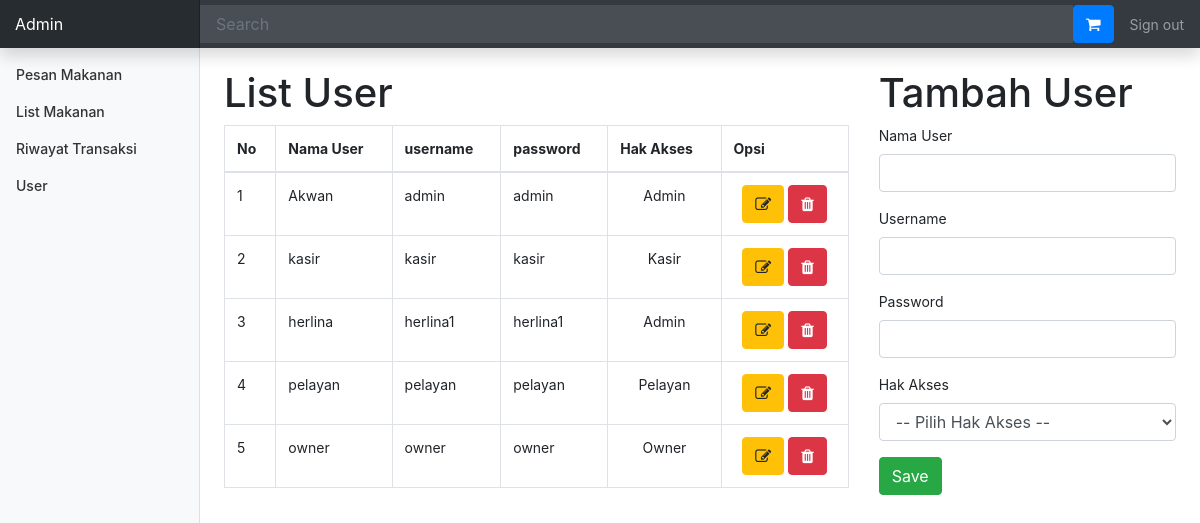
Page /admin/index.php?halaman=user (signed in) on the committed database.
### tables this page shows
CREATE TABLE `tb_user` (
  `id_user` int(11) NOT NULL,
  `username` varchar(225) NOT NULL,
  `password` varchar(225) NOT NULL,
  `nama_user` varchar(225) NOT NULL,
  `id_level` int(11) NOT NULL
);

CREATE TABLE `tb_level` (
  `id_level` int(11) NOT NULL,
  `nama_level` varchar(30) NOT NULL
);

### admin/user.php (the view, shortened to what this page needs)
<div class="row">
<div class="col-md-8">
  <h1>List User</h1>
  <table class="table table-bordered table-hover">
    <thead>
      <tr>
        <th>No</th>
        <th>Nama User</th>
        <th>username</th>
        <th>password</th>
        <th>Hak Akses</th>
        <th>Opsi</th>
      </tr>
    </thead>
    <tbody>
      <?php $no=1;
      $ambil = $koneksi->query("SELECT * FROM tb_level INNER JOIN tb_user ON tb_level.id_level = tb_user.id_level");
      while($data = $ambil->fetch_assoc()){ ?>
      <tr>
        <td><?php echo $no++; ?></td>
        <td><?php echo $data['nama_user']; ?></td>
        <td><?php echo $data['username']; ?></td>
        <td><?php echo $data['password']; ?></td>
        <td class="text-center"><?php echo $data['nama_level']; ?></td>
        <td class="text-center">
          <a href="index.php?halaman=edit_user&id=<?php echo $data['id_user']; ?>" class="btn btn-warning"><i class="fa fa-edit"></i></a>
          <a href="hapus_user.php?id=<?php echo $data['id_user']; ?>" class="btn btn-danger"><i class="fa fa-trash fa-1x"></i></a>
        </td>
      </tr>
    <?php } ?>
    </tbody>
  </table>
</div>
<div class="col-md-4">
  <h1>Tambah User</h1>
  <form method="post">
    <div class="form-group">
      <label>Nama User</label>
      <input type="text" name="nama" class="form-control">
    </div>
    <div class="form-group">
      <label>Username</label>
      <input type="text" name="username" class="form-control">
    </div>
    <div class="form-group">
      <label>Password</label>
      <input type="password" name="password" class="form-control">
    </div>
    <div class="form-group">
      <label>Hak Akses</label>
      <select class="form-control" name="hak_akses">
          <option>-- Pilih Hak Akses --</option>
      </select>
    </div>
    <button name="save" class="btn btn-success">Save</button>
  </form>
</div>
</div>

### inc/css/dashboard.css (style rules this page uses)
body { font-size: .875rem; }

### rows in the picture
tb_user: nama_user "Akwan", username "admin", password "admin", id_level.nama_level "Admin"
tb_user: nama_user "kasir", username "kasir", password "kasir", id_level.nama_level "Kasir"
tb_user: nama_user "herlina", username "herlina1", password "herlina1", id_level.nama_level "Admin"
tb_user: nama_user "pelayan", username "pelayan", password "pelayan", id_level.nama_level "Pelayan"
tb_user: nama_user "owner", username "owner", password "owner", id_level.nama_level "Owner"
